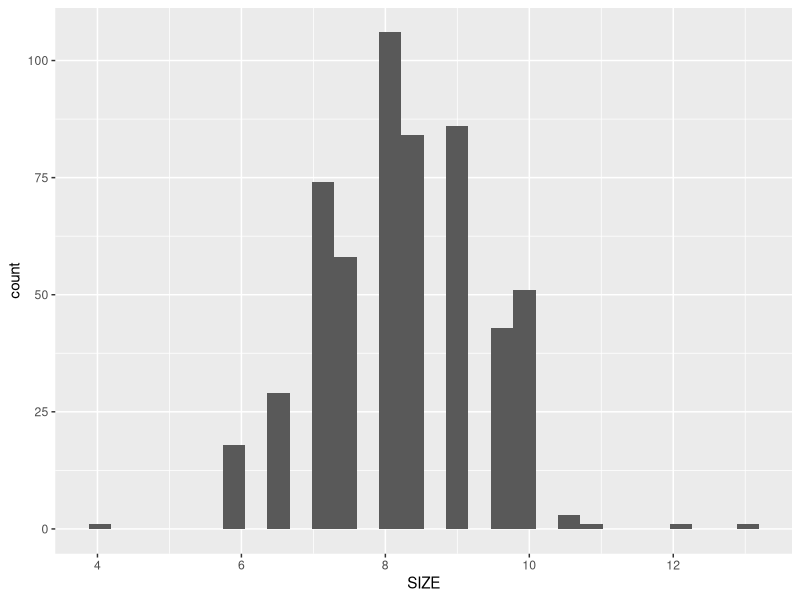

Here is the R script that generated this plot:
## ---- chunk 1
#load packages
library(here)
library(tidyverse)
library(dplyr)
library(vcdExtra)

#load in data set
urchin_data <- read.csv(here('Data/Raw/urchins.csv'))
## ---- chunk 2
#trim dataframe
urchin_data <- urchin_data %>%
  select(YEAR, MONTH, SITE, TREATMENT, SIZE, COUNT, COMMON_NAME)
  
#filter dataframe
urchin_data <- urchin_data %>% 
  filter(SITE == 'MOHK' & 
           COMMON_NAME == 'Red Urchin' & 
           YEAR >=2015&YEAR <= 2016)

#convert to record of individual observations
urchin_data <- expand.dft(urchin_data, freq = 'COUNT')

## ---- chunk 3
#create histogram
ggplot(urchin_data, aes(x = SIZE)) +
  geom_histogram()
